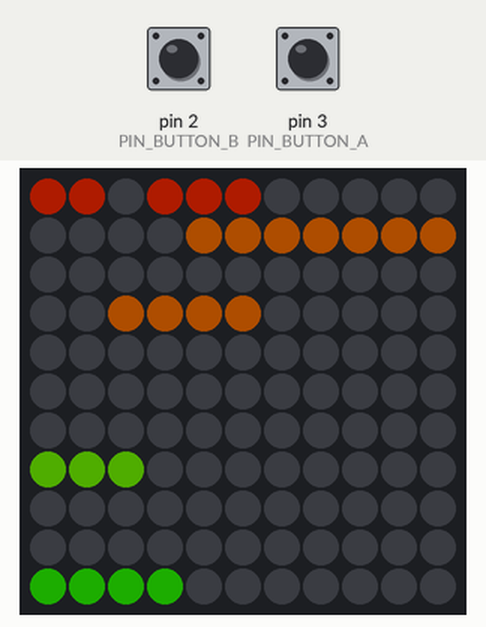
This sketch was run on a simulated Arduino Uno, built with avr-gcc and run on an emulated ATmega328P. Parts: 11×11 RGB LED matrix (first LED top left, wired row by row). The inputs (shaded band) are chosen by the test bench; at power-on: pin 3 (PIN_BUTTON_A) HIGH, pin 2 (PIN_BUTTON_B) HIGH. Dim RGB values are drawn brighter than linear; the local clock reads 2024-03-15 10:24:30 at power-on unless the sketch sets it; random numbers use the default seed unless the sketch sets one.

Above: at 1.2 s.
1.3 s: pin 3 (PIN_BUTTON_A) pulled LOW for 0.15 s
At 1.85 s:
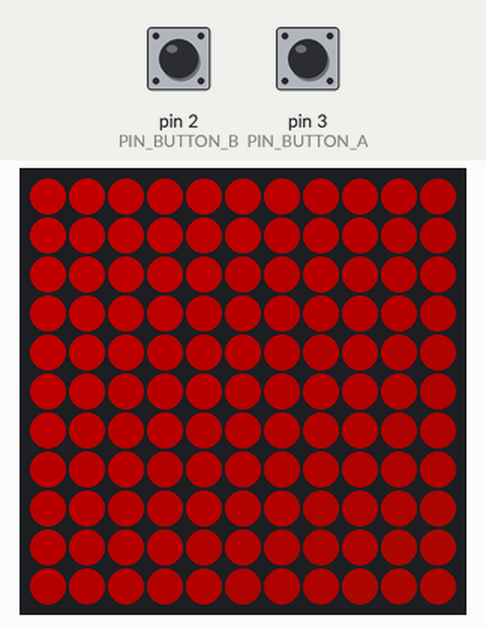
2.0 s: pin 2 (PIN_BUTTON_B) pulled LOW for 0.15 s
2.7 s: pin 2 (PIN_BUTTON_B) pulled LOW for 1 s
At 3.99 s:
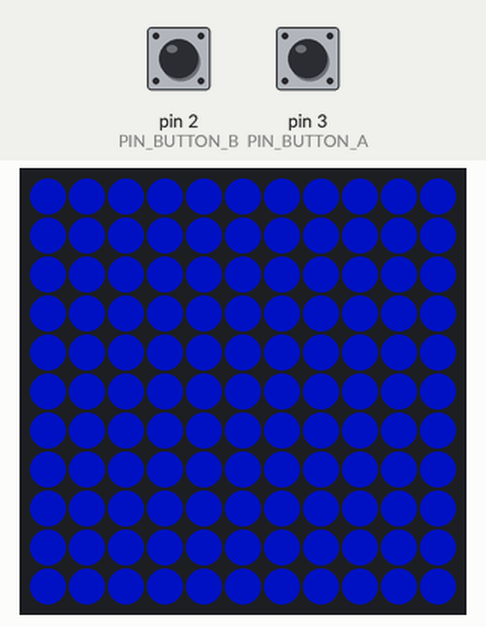
4.3 s: pin 3 (PIN_BUTTON_A) pulled LOW for 3.2 s
At 8.7 s:
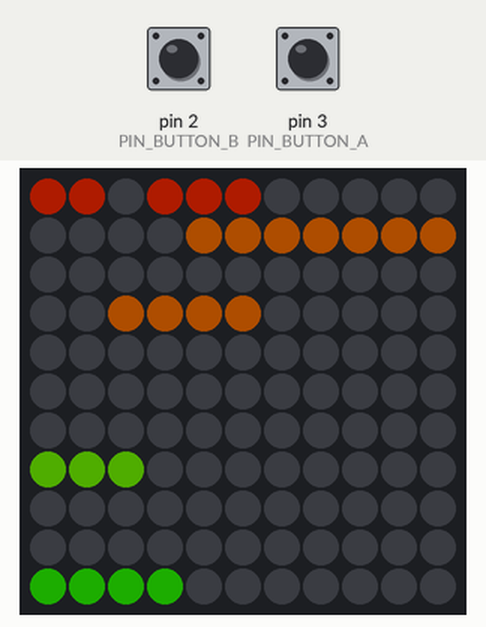
9.0 s: pin 2 (PIN_BUTTON_B) pulled LOW for 0.15 s
At 10.5 s:
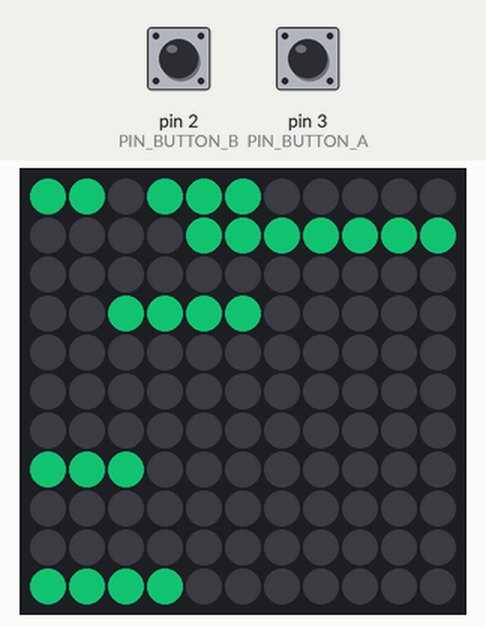
10.8 s: pin 3 (PIN_BUTTON_A) pulled LOW for 0.15 s
At 11.34 s:
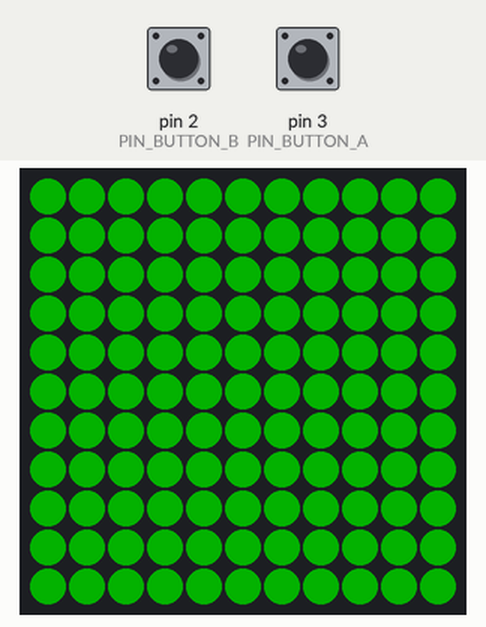
Timing chart, 0 to 13.8 s (numbered marks = the images above; inputs shaded):
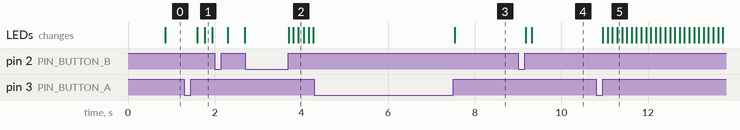

The sketch:

tcl_wordclock.ino
```cpp
#include <Arduino.h>

/*
   WORDCLOCK v2
   Tim Waizenegger (c) 2015

   last change: 11.10.2018
     - re-enable effects
     - full KSD

   last change: 08.05.2020
     - automatic summer/winter time switch
     - disable timeadjust
*/


#include <Adafruit_GFX.h>
#include <Adafruit_NeoMatrix.h>
#include <Adafruit_NeoPixel.h>
#include "Sodaq_DS3231.h"


/*
  Buttons bei Anjas Uhr: a,3 b,2
  Buttons bei nr 3 Uhr: a,3 b,4
*/
#define PIN_BUTTON_A 3
#define PIN_BUTTON_B 2
volatile bool interruptEventAHappened = false;
volatile bool interruptEventBHappened = false;
/////////////////////////////////////////////////////////////////////////////////////
// INIT
/////////////////////////////////////////////////////////////////////////////////////

Adafruit_NeoMatrix matrix = Adafruit_NeoMatrix(11, 11, 6,
                            NEO_MATRIX_TOP     + NEO_MATRIX_LEFT +
                            NEO_MATRIX_ROWS + NEO_MATRIX_PROGRESSIVE,
                            NEO_GRB            + NEO_KHZ800);

const uint16_t colors[] = {
  0, matrix.Color(255, 0, 0), matrix.Color(0, 255, 0), matrix.Color(0, 100, 255), matrix.Color(100, 255, 0), matrix.Color(100, 0, 255), 0
};


/////////////////////////////////////////////////////////////////////////////////////
// Colors and Effects
/////////////////////////////////////////////////////////////////////////////////////

#define NUMBEROFCLOCKFACECOLORS 7
uint16_t allClockFaceColors[][4] = {
  {matrix.Color(200, 100, 0), matrix.Color(200, 150, 0), matrix.Color(150, 200, 0), matrix.Color(100, 200, 0)},
  {matrix.Color(255, 0, 0), matrix.Color(0, 255, 0), matrix.Color(0, 0, 255), matrix.Color(255, 255, 255)},
  {matrix.Color(100, 255, 200), matrix.Color(100, 255, 200), matrix.Color(100, 255, 200), matrix.Color(100, 255, 200)},
  {matrix.Color(0, 100, 200), matrix.Color(0, 150, 200), matrix.Color(0, 200, 150), matrix.Color(0, 200, 100)},
  {matrix.Color(255, 100, 255), matrix.Color(200, 100, 255), matrix.Color(200, 100, 255), matrix.Color(255, 100, 255)},
  {matrix.Color(255, 100, 255), matrix.Color(180, 255, 100), matrix.Color(200, 100, 255), matrix.Color(180, 255, 100)},
  {matrix.Color(255, 255, 255), matrix.Color(255, 255, 255), matrix.Color(255, 255, 255), matrix.Color(255, 255, 255)}


};

char currentClockFaceColorsPos = 0;
uint16_t* currentClockFaceColors = allClockFaceColors[currentClockFaceColorsPos];

void changeClockFaceColors() {
  if (++currentClockFaceColorsPos >= NUMBEROFCLOCKFACECOLORS) currentClockFaceColorsPos = 0;
  currentClockFaceColors = allClockFaceColors[currentClockFaceColorsPos];
}


void drawFlasher1() {
  matrix.fillScreen(colors[1]);
  matrix.show();
  delay(100);
  matrix.fillScreen(colors[2]);
  matrix.show();
  delay(100);
  matrix.fillScreen(colors[3]);
  matrix.show();
  delay(100);
  matrix.fillScreen(colors[0]);
  matrix.show();
  delay(10);
}

void drawFlasher2() {
  matrix.fillScreen(Wheel(random(0, 255)));
  matrix.show();
  delay(100);
}

// Input a value 0 to 255 to get a color value.
// The colours are a transition r - g - b - back to r.
uint32_t Wheel(byte WheelPos) {
  WheelPos = 255 - WheelPos;
  if (WheelPos < 85) {
    return matrix.Color(255 - WheelPos * 3, 0, WheelPos * 3);
  }
  if (WheelPos < 170) {
    WheelPos -= 85;
    return matrix.Color(0, WheelPos * 3, 255 - WheelPos * 3);
  }
  WheelPos -= 170;
  return matrix.Color(WheelPos * 3, 255 - WheelPos * 3, 0);
}

void rainbow(uint8_t wait) {
  uint16_t j, x, y;

  for (j = 0; j < 256; j++) {
    for (x = 0; x < matrix.width(); x++) {
      if (interruptEventAHappened || interruptEventBHappened) return;
      for (y = 0; y < matrix.height(); y++) {
        matrix.drawPixel(x, y, Wheel((j + x + y) & 255));
      }
    }
    matrix.show();
    delay(wait);
  }
}

void drawPatt1() {
  matrix.fillScreen(0);
  matrix.fillRect(0, 0, 4, 10, matrix.Color(255, 0, 0));
  matrix.fillRect(4, 0, 3, 10, matrix.Color(255, 255, 255));
  matrix.fillRect(7, 0, 4, 10, matrix.Color(0, 255, 0));
  matrix.show();
}
void drawPatt2() {
  matrix.fillScreen(0);
  matrix.fillRect(0, 0, 11, 3, matrix.Color(0, 0, 0));
  matrix.fillRect(0, 3, 11, 4, matrix.Color(0, 255, 0));
  matrix.fillRect(0, 7, 11, 3, matrix.Color(200, 255, 0));
  matrix.show();
}


void drawKSD() {

  const char alength = 17;
  const char a[][2] = {
    {2, 0},
    {6, 0},
    {0, 3},
    {1, 3},
    {9, 3},
    {10, 3},
    {4, 4},
    {10, 4},
    {0, 6},
    {5, 6},
    {6, 6},
    {0, 8},
    {9, 8},
    {10, 8},
    {0, 9},
    {6, 9},
    {7, 9} // this char only for "full text clocks"
  };


  matrix.fillScreen(0);


  uint16_t color = matrix.Color(255, 255, 255);
  for (int i = 0; i < alength; i++) {

    matrix.drawPixel(a[i][0], a[i][1], color);
  }
  matrix.show();
  delay(300);
}


void drawNoise() {

  matrix.fillScreen(0);

  //uint16_t color = Wheel(random(0, 255));
  uint16_t color = matrix.Color(255, 255, 255);
  for (int i = 0; i < random(5, 100); i++) {

    matrix.drawPixel(random(0, 11), random(0, 11), color);
  }
  matrix.show();
  delay(random(5, 400));
}
void drawNoise2() {

  matrix.fillScreen(0);

  //uint16_t color = Wheel(random(0, 255));
  uint16_t color = matrix.Color(255, 255, 255);
  for (int i = 0; i < 20; i++) {

    matrix.drawPixel(random(0, 11), random(0, 11), color);
  }
  matrix.show();
  delay(200);
}
void drawNoise3() {

  matrix.fillScreen(0);

  //uint16_t color = Wheel(random(0, 255));
  uint16_t color = matrix.Color(255, 255, 255);
  for (int i = 0; i < 80; i++) {

    matrix.drawPixel(random(0, 11), random(0, 11), color);
  }
  matrix.show();
  delay(100);
}

/////////////////////////////////////////////////////////////////////////////////////
// STATE MACHINE and state
/////////////////////////////////////////////////////////////////////////////////////
enum State {
  START,
  RUN_CLOCK,
  RUN_GFX,
  SET_MIN,
  SET_5MIN,
  SET_HOUR

};

State state;

uint8_t time_now_h;
uint8_t time_now_m;

char currentGfx = 0;

bool blinkMin = false;
bool blink5Min = false;
bool blinkHour = false;

/////////////////////////////////////////////////////////////////////////////////////
// Menu etc.
/////////////////////////////////////////////////////////////////////////////////////
void buttonInterruptA() {
  delay(60);
  if (digitalRead(PIN_BUTTON_A) == 0) {
      interruptEventAHappened = true;
      delay(100);
  }

}
void buttonInterruptB() {
  delay(60);
  if (digitalRead(PIN_BUTTON_B) == 0) {
      interruptEventBHappened = true;
      delay(100);
  }
}


/////////////////////////////////////////////////////////////////////////////////////
// clockface LINES
/////////////////////////////////////////////////////////////////////////////////////
const uint8_t l_meta_es[]     = {0, 0, 2};
const uint8_t l_meta_ist[]    = {3, 0, 3};
const uint8_t l_meta_uhr[]    = {8, 9, 3};

const uint8_t l_min_funf[]    = {7, 0, 4};
const uint8_t l_min_zehn[]    = {0, 1, 4};
const uint8_t l_min_zwanzig[] = {4, 1, 7};
const uint8_t l_min_drei[]    = {0, 2, 4};
const uint8_t l_min_viertel[] = {4, 2, 7};
const uint8_t l_min_nach[]    = {2, 3, 4};
const uint8_t l_min_vor[]     = {6, 3, 3};
const uint8_t l_min_halb[]    = {0, 4, 4};

const uint8_t l_h_zwolf[]     = {5, 4, 5};
const uint8_t l_h_zwei[]      = {0, 5, 4};
const uint8_t l_h_eins[]      = {2, 5, 4};
const uint8_t l_h_ein[]       = {2, 5, 3};
const uint8_t l_h_sieben[]    = {5, 5, 6};
const uint8_t l_h_drei[]      = {1, 6, 4};
const uint8_t l_h_funf[]      = {7, 6, 4};
const uint8_t l_h_elf[]       = {0, 7, 3};
const uint8_t l_h_neun[]      = {3, 7, 4};
const uint8_t l_h_vier[]      = {7, 7, 4};
const uint8_t l_h_acht[]      = {1, 8, 4};
const uint8_t l_h_zehn[]      = {5, 8, 4};
const uint8_t l_h_sechs[]     = {1, 9, 5};

// somehow this works, but it's really ugly.
const uint8_t* l_hours[]      = {l_h_eins, l_h_zwei, l_h_drei, l_h_vier, l_h_funf, l_h_sechs, l_h_sieben, l_h_acht, l_h_neun, l_h_zehn, l_h_elf, l_h_zwolf, l_h_eins};

void drawLineFromArray(const uint8_t a[3], const uint8_t c) {
  matrix.drawFastHLine(a[0], a[1], a[2], currentClockFaceColors[c]);

}

boolean isFullHour() {
  return (time_now_m < 5);
}

boolean isMinuteBetween(const uint8_t a, const uint8_t b) {
  return (a < time_now_m) && (time_now_m < b);
}

uint8_t correctedHour() {
  if (isMinuteBetween(24, 60)) return time_now_h + 1;
  return time_now_h;
}

void drawFourMinuteDots() {
  const uint8_t m = time_now_m % 5;
  if (m > 0) matrix.drawFastHLine(0, 10, m, currentClockFaceColors[3]);
}


void drawTime() {

  //Serial.println("drawing time: m");
  //Serial.println(time_now_m);
  //Serial.println(time_now_h);
  //Serial.println(correctedHour() - 1);
  uint16_t bg = 0;
  if (blinkMin) {
    bg = matrix.Color(50, 0, 0);
  }
  else if (blinkHour) {
    bg = matrix.Color(0, 50, 0);
  }

  matrix.fillScreen(bg);

  drawLineFromArray(l_meta_es, 0);
  drawLineFromArray(l_meta_ist, 0);

  if (isFullHour()) {
    drawLineFromArray(l_meta_uhr, 0);
  }

  if ((1 == correctedHour()) && isFullHour()) {
    drawLineFromArray(l_h_ein, 2);
  } else {
    drawLineFromArray(l_hours[correctedHour() - 1], 2);
  }


  if (isMinuteBetween(4, 25) | isMinuteBetween(34, 40)) {
    drawLineFromArray(l_min_nach, 1);
  }

  if (isMinuteBetween(24, 30) | isMinuteBetween(39, 60)) {
    drawLineFromArray(l_min_vor, 1);
  }

  if (isMinuteBetween(4, 10) | isMinuteBetween(24, 30) | isMinuteBetween(34, 40) | isMinuteBetween(54, 60)) {
    drawLineFromArray(l_min_funf, 1);
  }

  if (isMinuteBetween(9, 15) | isMinuteBetween(49, 55)) {
    drawLineFromArray(l_min_zehn, 1);
  }

  if (isMinuteBetween(14, 20) | isMinuteBetween(44, 50)) {
    drawLineFromArray(l_min_viertel, 1);
  }

  if (isMinuteBetween(19, 25) | isMinuteBetween(39, 45)) {
    drawLineFromArray(l_min_zwanzig, 1);
  }

  if (isMinuteBetween(24, 40)) {
    drawLineFromArray(l_min_halb, 1);
  }

  //  Bedingung fuer "dreiviertel", im Moment nicht benutzt
  //  if (isMinuteBetween(44, 50)) {
  //    drawLineFromArray(l_min_drei, 1);
  //  }


  drawFourMinuteDots();

  matrix.show();


}


/////////////////////////////////////////////////////////////////////////////////////
// TIME
/////////////////////////////////////////////////////////////////////////////////////
bool lastSundayInMonthPassed(int numDays, int dow, int dayNum) {
  // dow == 0 -> sunday
  int daysRemain = numDays - dayNum;
  int daysTilNextSunday = 7 - dow;
  return daysRemain <= daysTilNextSunday;
}


void updateTime() {

  DateTime nowUTC = rtc.now();

  //Serial.println("utcTime time");
  //Serial.println(nowUTC.month());
  //Serial.println(nowUTC.date());
  //Serial.println(nowUTC.hour());
  //Serial.println(nowUTC.minute());


  // correct for CET/CEST
  // last sunday of march / last sunday of october
  const int offsetWinter = 1;
  const int offsetSummer = 2;

  int month = nowUTC.month();
  int offset = offsetWinter;
  if ((month > 3 && month < 10)
    | (month == 3 && lastSundayInMonthPassed(31, nowUTC.dayOfWeek(), nowUTC.date()))
    | (month == 10 && !lastSundayInMonthPassed(31, nowUTC.dayOfWeek(), nowUTC.date())))
  {
    offset = offsetSummer;
  }


  //Serial.println("adding offset hours");
  //Serial.println(offset);

  int h_tzcorrect = nowUTC.hour() + offset;


  // correct hour to 12h format
  int h;
  h = h_tzcorrect % 12;
  if (0 == h) h = 12;

  time_now_h = h;
  time_now_m = nowUTC.minute();


  // test the clock...
  //  if (++time_now_m > 59) {
  //    time_now_m = 0;
  //    if (++time_now_h > 11) {
  //      time_now_h = 1;
  //    }
  //  }
}

void plusMinsInRtc(int mins) {
  DateTime now = rtc.now();
  uint32_t ts_now = now.getEpoch();
  uint32_t secs = mins * 60;
  rtc.setEpoch(ts_now + secs);
}


/////////////////////////////////////////////////////////////////////////////////////
// MAIN
/////////////////////////////////////////////////////////////////////////////////////
void setup() {
  time_now_h = 1;
  time_now_m = 0;

  state = START;
  matrix.begin();
  matrix.setTextWrap(false);
  matrix.setBrightness(90);
  matrix.setTextColor(0);

  pinMode(PIN_BUTTON_A, INPUT_PULLUP);
  attachInterrupt(digitalPinToInterrupt(PIN_BUTTON_A), buttonInterruptA, LOW);
  pinMode(PIN_BUTTON_B, INPUT_PULLUP);
  attachInterrupt(digitalPinToInterrupt(PIN_BUTTON_B), buttonInterruptB, LOW);

  Serial.begin(57600);

  rtc.begin();
  randomSeed(42);

}

void loop() {

  switch (state) {
    case START:
      //drawSplashScreen();
      //rainbow(3);
      drawKSD();
      delay(500);
      state = RUN_CLOCK;
      break;
    case RUN_CLOCK:
      if (interruptEventBHappened) {
        interruptEventBHappened = false;
        changeClockFaceColors();
      }
      if (interruptEventAHappened) {
        interruptEventAHappened = false;
        state = RUN_GFX;
        break;
      }

      updateTime();
      drawTime();
      delay(100);
      break;

    case RUN_GFX:
      if (interruptEventAHappened) {
        interruptEventAHappened = false;
        //state = SET_MIN;
        state = RUN_CLOCK;
        break;
      }

      if (interruptEventBHappened) {
        interruptEventBHappened = false;
        if (++currentGfx > 9) currentGfx = 0;
      }
      switch (currentGfx) {
        case 0:
          rainbow(30);
          break;
        case 1:
          rainbow(500);
          break;
        case 2:
          drawFlasher1();
          break;
        case 3:
          drawFlasher2();
          break;
        case 4:
          drawKSD();
          break;
        case 5:
          drawNoise();
          break;
        case 6:
          drawNoise2();
          break;
        case 7:
          drawNoise3();
          break;
        case 8:
          drawPatt1();
          break;
        case 9:
          drawPatt2();
          break;
      }

      break;
      //
      //    case SET_MIN:
      //      blinkMin = ! blinkMin;
      //      if (interruptEventAHappened) {
      //        interruptEventAHappened = false;
      //        blinkMin = false;
      //        state = SET_HOUR;
      //        break;
      //      }
      //      if (interruptEventBHappened) {
      //        interruptEventBHappened = false;
      //        plusMinsInRtc(1);
      //      }
      //      updateTime();
      //      drawTime();
      //      delay(50);
      //      break;

      //    case SET_5MIN:
      //      blink5Min = ! blink5Min;
      //      if (interruptEventAHappened) {
      //        interruptEventAHappened = false;
      //        blink5Min = false;
      //        state = SET_HOUR;
      //        break;
      //      }
      //      drawTime();
      //      delay(100);
      //      break;

      //    case SET_HOUR:
      //      blinkHour = ! blinkHour;
      //      if (interruptEventAHappened) {
      //        interruptEventAHappened = false;
      //        blinkHour = false;
      //        state = RUN_CLOCK;
      //        break;
      //      }
      //
      //      if (interruptEventBHappened) {
      //        interruptEventBHappened = false;
      //        plusMinsInRtc(60);
      //      }
      //      updateTime();
      //      drawTime();
      //      delay(50);
      //      break;

  }


}
```

Measured:
- after the input at 1.3 s, the LEDs: first change after 0.30 s (image 1 shows a later state)
- after the input at 9.0 s, the LEDs: first change after 0.18 s (image 4 shows a later state)
- after the input at 10.8 s, the LEDs: first change after 0.16 s (image 5 shows a later state)
